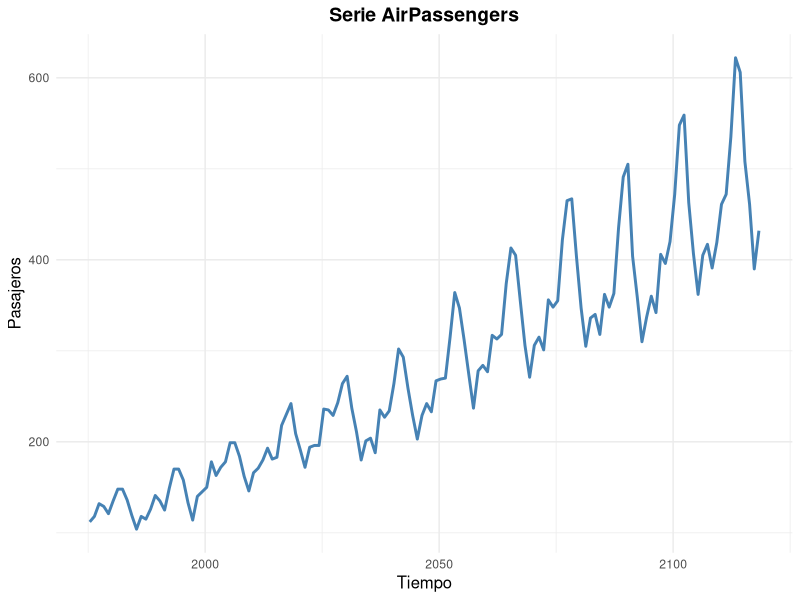
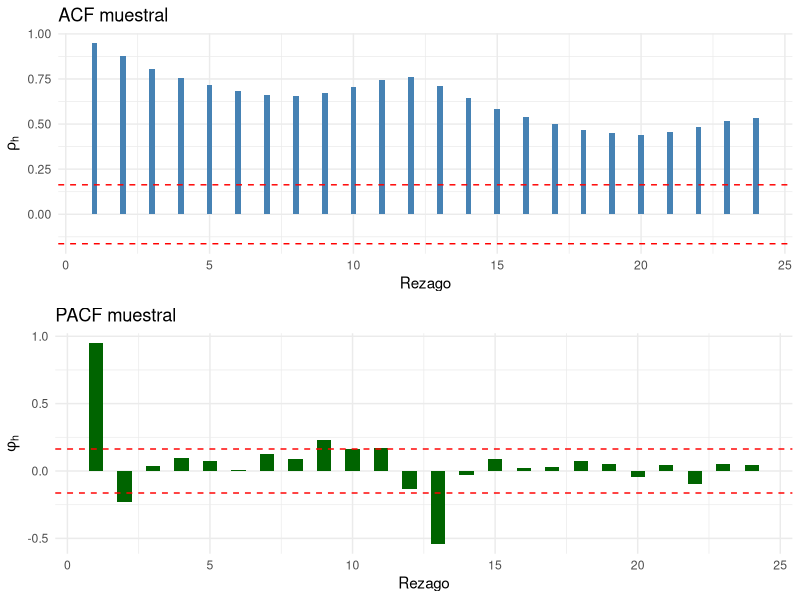

The R source for these figures, in order:
## ---- chunk 1

# 00-lectura.R
leer_serie <- function(x, fuente, unidad) {
  if (inherits(x, "ts")) {
    fechas <- seq.Date(from = as.Date(start(x)[1], origin="1970-01-01"),
                       by = paste(frequency(x), "months"),
                       length.out = length(x))
    tibble::tibble(
      t = seq_along(x),
      fecha = fechas,
      y = as.numeric(x)
    ) |> 
      dplyr::mutate(fuente = fuente, unidad = unidad, frecuencia = frequency(x))
  } else {
    stop("objetos ts")
  }
}

datos <- leer_serie(AirPassengers, fuente = "help(AirPassengers)", unidad = "Pasajeros")

## ---- chunk 2

# 01-graficos.R
graficar_serie <- function(datos, titulo) {
  library(ggplot2)
  
  ggplot(datos, aes(x = fecha, y = y)) +
    geom_line(color = "steelblue", size = 1) +   
    labs(
      title = titulo,                            
      x = "Tiempo",                             
      y = "Pasajeros"                     
    ) +
    theme_minimal() +                            
    theme(
      plot.title = element_text(hjust = 0.5, size = 14, face = "bold"),
      axis.title.x = element_text(size = 12),
      axis.title.y = element_text(size = 12)
    )
}

graficar_serie(datos, titulo = "Serie AirPassengers")

## ---- chunk 3
# 01-correlogrma.R

correlograma <- function(y, m = NULL, ci = 0.95) {
  library(ggplot2)
  library(gridExtra)
  
  n <- length(y)
  
  if (is.null(m)) {
    m <- min(floor(n/4), 24)
  }
  
  y_barra <- mean(y)
  
  rh <- numeric(m)
  denominador <- sum((y - y_barra)^2)
  for (h in 1:m) {
    numerador <- sum((y[1:(n-h)] - y_barra) * (y[(1+h):n] - y_barra))
    rh[h] <- numerador / denominador
  }
  
  clim0 <- qnorm((1 + ci)/2) / sqrt(n)
  
  pacf_1 <- pacf(y, plot = FALSE, lag.max = m)$acf
  
  acf_r <- acf(y, plot = FALSE, lag.max = m)$acf[-1] 
  max_dif <- max(abs(rh - acf_r))
  cat("Máxima diferencia absoluta entre ACF manual y acf():", max_dif, "\n")
  
  df_acf <- data.frame(lag = 1:m, acf = rh)
  g1 <- ggplot(df_acf, aes(x = lag, y = acf)) +
    geom_bar(stat = "identity", fill = "steelblue", width = 0.2) +
    geom_hline(yintercept = c(-clim0, clim0), linetype = "dashed", color = "red") +
    labs(title = "ACF muestral", x = "Rezago", y = expression(rho[h])) +
    theme_minimal()
  
  df_pacf <- data.frame(lag = 1:m, pacf = pacf_1)
  g2 <- ggplot(df_pacf, aes(x = lag, y = pacf)) +
    geom_bar(stat = "identity", fill = "darkgreen", width = 0.5) +
    geom_hline(yintercept = c(-clim0, clim0), linetype = "dashed", color = "red") +
    labs(title = "PACF muestral", x = "Rezago", y = expression(phi[h])) +
    theme_minimal()
  
  gridExtra::grid.arrange(g1, g2, ncol = 1)
}

y <- as.numeric(AirPassengers)
correlograma(y)
## ---- chunk 4

# 03-evaluacion.R medidas(),ljung_box(), jarque_bera(),durbin_watson()

ljung_box <- function(r, T, m, p = 0, ci = 0.95) {
  
  Qm <- T * (T + 2) * sum((r[1:m]^2) / (T - (1:m)))

  df <- m - p
  
  crit <- qchisq(ci, df)

  pval <- 1 - pchisq(Qm, df)
  
  return(list(Qm = Qm, df = df, crit = crit, pval = pval))
}

jarque_bera <- function(e, ci = 0.95) {
  N <- length(e)
  A <- mean(((e - mean(e)) / sd(e))^3)
  K <- mean(((e - mean(e)) / sd(e))^4) 
  
  JB <- N/6 * (A^2 + (K - 3)^2 / 4)
  df <- 2
  crit <- qchisq(ci, df)
  pval <- 1 - pchisq(JB, df)
  
  return(list(JB = JB, df = df, crit = crit, pval = pval))
}

durbin_watson <- function(e) {
  numerador1 <- sum((e[-1] - e[-length(e)])^2)
  denominador1 <- sum(e^2)
  d <- numerador1 / denominador1
  
  return(list(DW = d))
}
## ---- chunk 5

# validar_errores()

data(AirPassengers)
y <- as.numeric(AirPassengers)
T <- length(y)
m <- min(floor(T/4), 24)

acf_vals <- acf(y, plot = FALSE, lag.max = m)$acf[-1]

res_ljung <- ljung_box(acf_vals, T, m, p = 0)

res_box <- Box.test(y, lag = m, type = "Ljung-Box")

cat("Qm manual:", res_ljung$Qm, "\n")
cat("Qm Box.test:", res_box$statistic, "\n")
cat("Diferencia absoluta:", abs(res_ljung$Qm - res_box$statistic), "\n")
## ---- chunk 6
# 02-metodos.R los ocho metodos, uno por funcion

# Media simple
ajustar_media <- function(y) {
  T <- length(y)
  ybar <- numeric(T)
  ybar[1] <- y[1]
  for (t in 2:T) {
    ybar[t] <- ybar[t-1] + (y[t] - ybar[t-1]) / t
  }
  list(yhat = rep(ybar[T], T), trayectoria = ybar)
}

# Media móvil
ajustar_mm <- function(y, k) {
  T <- length(y)
  mm <- rep(NA, T)
  mm[k] <- mean(y[1:k])
  for (t in (k+1):T) {
    mm[t] <- mm[t-1] + (y[t] - y[t-k]) / k
  }
  list(yhat = rep(mm[T], T), trayectoria = mm)
}

# Doble media móvil
ajustar_dmm <- function(y, k) {
  mm1 <- ajustar_mm(y, k)$trayectoria
  mm2 <- ajustar_mm(na.omit(mm1), k)$trayectoria
  # Trayectorias E_t y beta1(t)
  Ehat <- mm2
  beta1 <- (mm1[(2*k):length(mm1)] - mm2) / k
  list(yhat = Ehat + beta1 * (1:length(Ehat)), Ehat = Ehat, beta1 = beta1)
}

# Suavizamiento exponencial simple
ajustar_ses <- function(y, alpha) {
  T <- length(y)
  yhat <- numeric(T)
  yhat[1] <- y[1]
  for (t in 2:T) {
    e <- y[t-1] - yhat[t-1]
    yhat[t] <- yhat[t-1] + alpha * e
  }
  # Verificacion: coincide con promedio ponderado
  suma <- sapply(2:T, function(t) {
    i <- 0:(t-2)
    alpha * sum((1-alpha)^i * y[t-1-i]) + (1-alpha)^(t-1) * y[1]
  })
  cat("Máx diferencia SES vs ponderado:", max(abs(yhat[2:T] - suma)), "\n")
  list(yhat = yhat)
}
